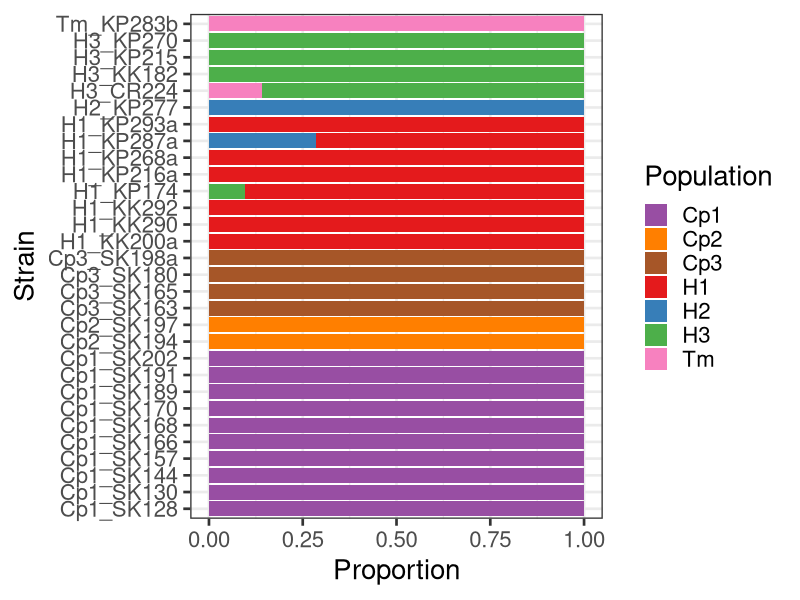

Write R code to recreate this figure.
# Set working directory
setwd("C:/Users/newUser/Dropbox/Thailand bats/Thai_bats_STRUCTURE")

# Load necessart packages
library(reshape2)
library(ggplot2)

# Choose colors (based on ColorBrewer "Set1" palette)
cols<-c(Cp1="#984ea3", Cp2="#ff7f00", Cp3="#a65628",
        H1="#e41a1c", H2="#377eb8", H3="#4daf4a", 
        Tm="#f781bf")

# Read in data
map<-read.csv("Thai_bats_K7_clusters_consensus.csv",header=T)

# Reshape data into long format and order
meltmap<-melt(map, id.vars="Strain")

setwd("C:/Users/newUser/Dropbox/Thailand bats")

# Plot map
pdf("New_Fig4.pdf", height=8.5, width=11)
ggplot(data=meltmap, aes(x = Strain, y = value, fill=variable)) +
  geom_bar(stat='identity') +
  scale_fill_manual(values=cols, name="Population") +
  theme_bw(base_size=20) +
  coord_flip() +
  ylab("Proportion")
dev.off()
